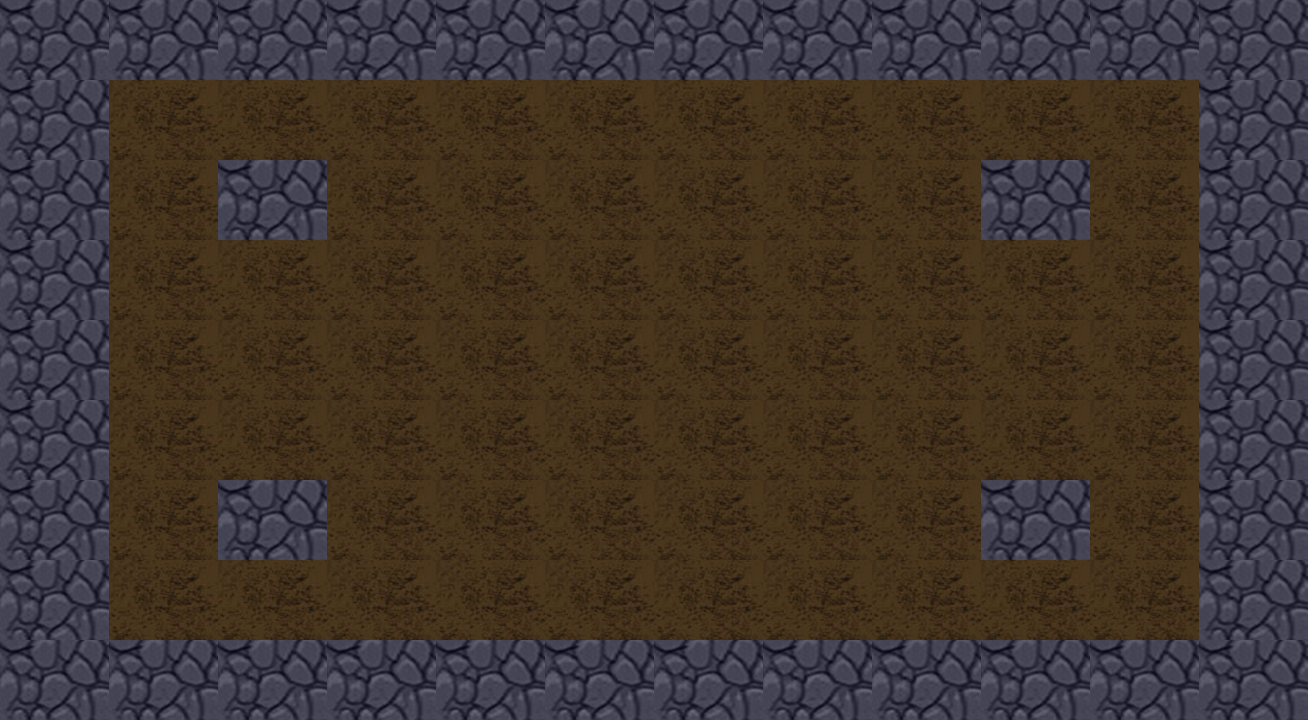

A level layout from a 2D game, rendered from its tile map. Below: a short description, then the map file with its tile-grid data intact:
An orthogonal 12x9 tile map with 109x80 px tiles, 1 tile layer (sala).

<map version="1.0" orientation="orthogonal" renderorder="right-down" width="12" height="9" tilewidth="109" tileheight="80" nextobjectid="1">
 <tileset firstgid="1" name="tileset" tilewidth="109" tileheight="80" tilecount="2">
  <image source="tileset.png" trans="ffffff" width="256" height="128" />
  <tile id="1">
   <properties>
    <property name="tipo" value="pared" />
   </properties>
  </tile>
 </tileset>
 <layer name="sala" width="12" height="9">
  <data>
   <tile gid="2" />
   <tile gid="2" />
   <tile gid="2" />
   <tile gid="2" />
   <tile gid="2" />
   <tile gid="2" />
   <tile gid="2" />
   <tile gid="2" />
   <tile gid="2" />
   <tile gid="2" />
   <tile gid="2" />
   <tile gid="2" />
   <tile gid="2" />
   <tile gid="1" />
   <tile gid="1" />
   <tile gid="1" />
   <tile gid="1" />
   <tile gid="1" />
   <tile gid="1" />
   <tile gid="1" />
   <tile gid="1" />
   <tile gid="1" />
   <tile gid="1" />
   <tile gid="2" />
   <tile gid="2" />
   <tile gid="1" />
   <tile gid="2" />
   <tile gid="1" />
   <tile gid="1" />
   <tile gid="1" />
   <tile gid="1" />
   <tile gid="1" />
   <tile gid="1" />
   <tile gid="2" />
   <tile gid="1" />
   <tile gid="2" />
   <tile gid="2" />
   <tile gid="1" />
   <tile gid="1" />
   <tile gid="1" />
   <tile gid="1" />
   <tile gid="1" />
   <tile gid="1" />
   <tile gid="1" />
   <tile gid="1" />
   <tile gid="1" />
   <tile gid="1" />
   <tile gid="2" />
   <tile gid="2" />
   <tile gid="1" />
   <tile gid="1" />
   <tile gid="1" />
   <tile gid="1" />
   <tile gid="1" />
   <tile gid="1" />
   <tile gid="1" />
   <tile gid="1" />
   <tile gid="1" />
   <tile gid="1" />
   <tile gid="2" />
   <tile gid="2" />
   <tile gid="1" />
   <tile gid="1" />
   <tile gid="1" />
   <tile gid="1" />
   <tile gid="1" />
   <tile gid="1" />
   <tile gid="1" />
   <tile gid="1" />
   <tile gid="1" />
   <tile gid="1" />
   <tile gid="2" />
   <tile gid="2" />
   <tile gid="1" />
   <tile gid="2" />
   <tile gid="1" />
   <tile gid="1" />
   <tile gid="1" />
   <tile gid="1" />
   <tile gid="1" />
   <tile gid="1" />
   <tile gid="2" />
   <tile gid="1" />
   <tile gid="2" />
   <tile gid="2" />
   <tile gid="1" />
   <tile gid="1" />
   <tile gid="1" />
   <tile gid="1" />
   <tile gid="1" />
   <tile gid="1" />
   <tile gid="1" />
   <tile gid="1" />
   <tile gid="1" />
   <tile gid="1" />
   <tile gid="2" />
   <tile gid="2" />
   <tile gid="2" />
   <tile gid="2" />
   <tile gid="2" />
   <tile gid="2" />
   <tile gid="2" />
   <tile gid="2" />
   <tile gid="2" />
   <tile gid="2" />
   <tile gid="2" />
   <tile gid="2" />
   <tile gid="2" />
  </data>
 </layer>
</map>
